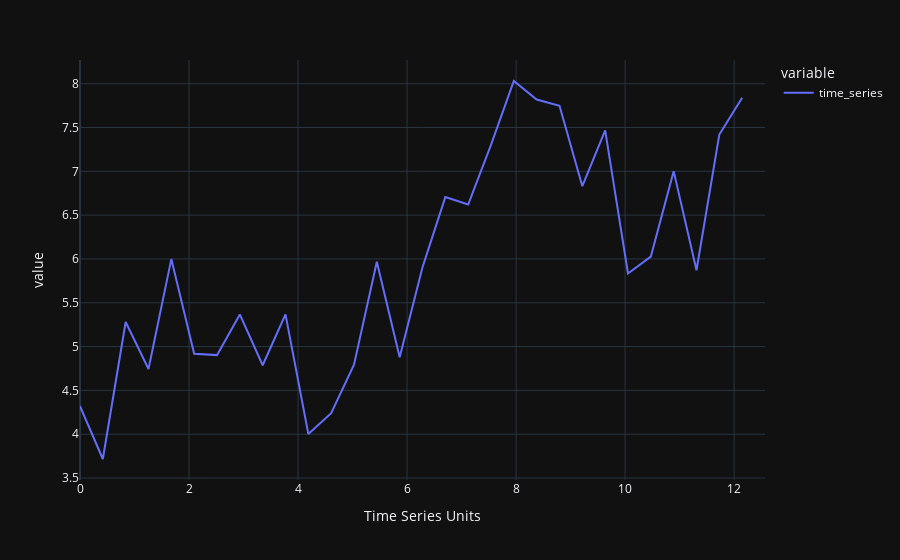

The notebook cell saved with this chart:
### Code cell
df = pandas_time_series()
fig = df.plot(backend='plotly')
fig.update_layout(template="plotly_dark",)

### Figure 1 — Plotly figure (JSON) as saved in the notebook; plotly's stock layout.template omitted (floating-point values rounded to 4 significant figures)
{"data": [{"hovertemplate": "variable=time_series<br>Time Series Units=%{x}<br>value=%{y}<extra></extra>", "legendgroup": "time_series", "line": {"color": "#636efa", "dash": "solid"}, "marker": {"symbol": "circle"}, "mode": "lines", "name": "time_series", "orientation": "v", "showlegend": true, "type": "scatter", "x": [0, 0.4189, 0.8378, 1.257, 1.676, 2.094, 2.513, 2.932, 3.351, 3.77, 4.189, 4.608, 5.027, 5.445, 5.864, 6.283, 6.702, 7.121, 7.54, 7.959, 8.378, 8.796, 9.215, 9.634, 10.05, 10.47, 10.89, 11.31, 11.73, 12.15, 12.57], "xaxis": "x", "y": [4.321, 3.717, 5.281, 4.744, 5.998, 4.917, 4.903, 5.367, 4.787, 5.367, 4.003, 4.24, 4.793, 5.968, 4.878, 5.905, 6.705, 6.621, 7.302, 8.031, 7.819, 7.748, 6.83, 7.468, 5.834, 6.027, 7.002, 5.871, 7.42, 7.84, null], "yaxis": "y"}], "layout": {"autosize": true, "legend": {"title": {"text": "variable"}, "tracegroupgap": 0}, "margin": {"t": 60}, "xaxis": {"anchor": "y", "autorange": true, "domain": [0, 1], "range": [0, 12.57], "title": {"text": "Time Series Units"}, "type": "linear"}, "yaxis": {"anchor": "x", "autorange": true, "domain": [0, 1], "range": [3.477, 8.27], "title": {"text": "value"}, "type": "linear"}}}
